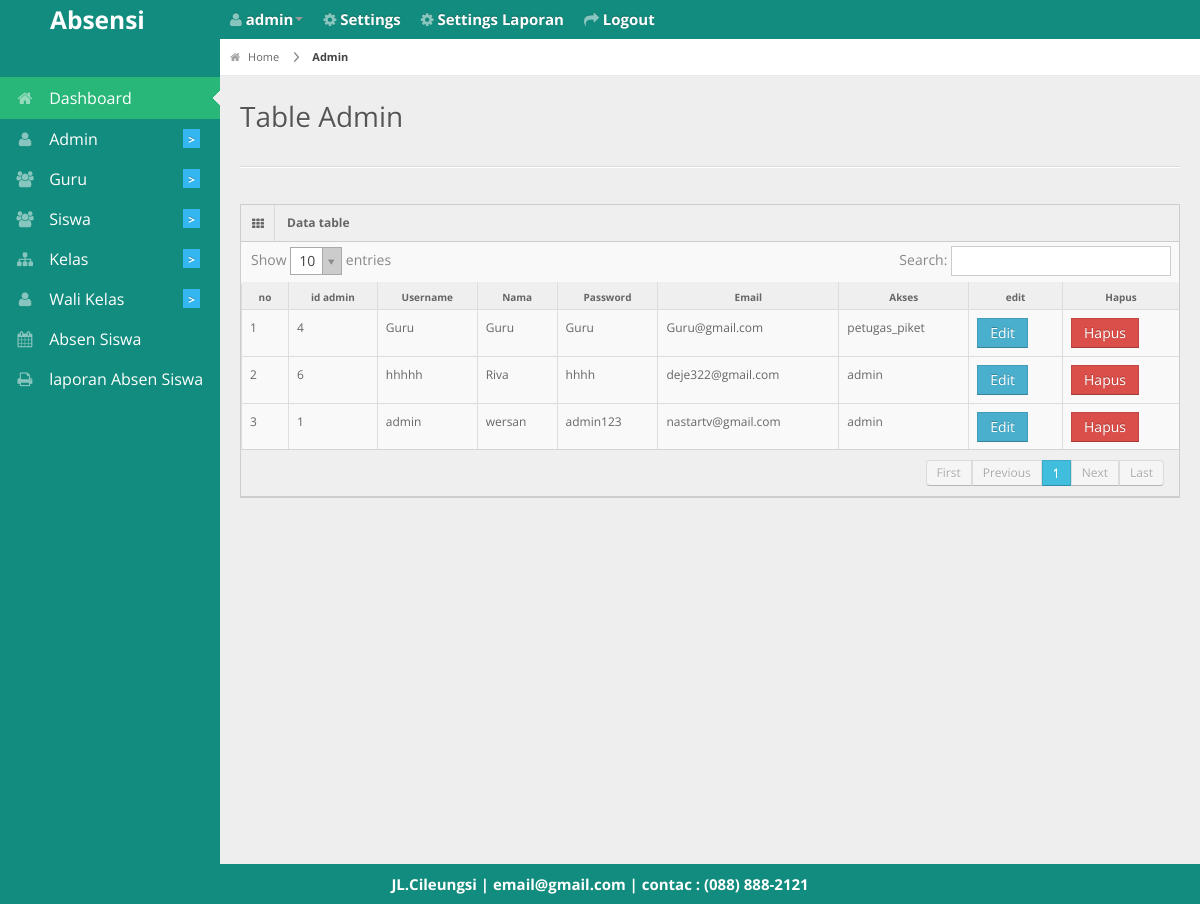
Page /admin/tableadmin.php (signed in) on the committed database.
### tables this page shows
CREATE TABLE `user` (
  `id_user` int(11) NOT NULL,
  `username` varchar(15) NOT NULL,
  `password` varchar(15) NOT NULL,
  `nama` varchar(30) NOT NULL,
  `email` varchar(50) NOT NULL,
  `akses` varchar(15) NOT NULL
);

CREATE TABLE `biodata` (
  `id_biodata` int(11) NOT NULL,
  `nama_sekolah` varchar(255) NOT NULL,
  `alamat` varchar(255) NOT NULL,
  `photo` varchar(255) NOT NULL,
  `email` varchar(255) NOT NULL,
  `telepon` varchar(20) NOT NULL,
  `kota` varchar(50) NOT NULL
);

### admin/tableadmin.php (the view, shortened to what this page needs)
<?php
 include '../db/koneksi.php';
 include '../layout/header.php'; ?>
<div id="content">
  <div id="content-header">
    <div id="breadcrumb"> <a href="http://localhost/Tugas_Absen_siswa/<?php echo $_SESSION['akses']; ?>/" title="Go to Home" class="tip-bottom"><i class="icon-home"></i> Home</a>
      <a href="http://localhost/Tugas_Absen_siswa/admin/admin" class="current">Admin</a> </div>
    <h1>Table Admin</h1>
  </div>
  <div class="container-fluid">
    <hr>
    <div class="row-fluid">
      <div class="span12">
        <div class="widget-box">
          <div class="widget-title"> <span class="icon"><i class="icon-th"></i></span>
            <h5>Data table</h5>
          </div>
          <div class="widget-content nopadding">
            <table class="table table-bordered data-table">
              <thead>
                <tr>
                  <th>no</th>
                  <th>id admin</th>
                  <th>Username</th>
                  <th>Nama</th>
                  <th>Password</th>
                  <th>Email</th>
                  <th>Akses</th>
                  <th>edit</th>
                  <th>Hapus</th>
              </tr>
              </thead>
              <tbody>
                <?php
                $query_tampil=mysqli_query($konek,"select * from user ORDER BY nama");
                $no=1; while ($data=mysqli_fetch_array($query_tampil)) {
                 ?>
                <tr class="gradeX">
                  <td><?php echo $no; ?></td>
                  <td><?php echo $data['id_user']; ?></td>
                  <td><?php echo $data['username']; ?></td>
                  <td><?php echo $data['nama']?></td>
                  <td><?php echo $data['password']; ?></td>
                  <td><?php echo $data['email']; ?></td>
                  <td><?php echo $data['akses']; ?></td>
                  <td><a href="http://localhost/Tugas_Absen_siswa/admin/admin/edit/<?PHP echo $data['id_user']?>"class="btn btn-info">Edit</a></td>
                  <td><a href="http://localhost/Tugas_Absen_siswa/admin/admin/hapus/<?PHP echo $data['id_user']?>"class="btn btn-danger">Hapus</a></td>
                </tr>
                <?php $no++; } ?>
              </tbody>
            </table>
          </div>
        </div>
      </div>
    </div>
  </div>
</div>
<?php include '../layout/footer.php'; ?>

### layout/footer.php (shortened to what this page needs)
<div class="row-fluid">
  <div id="footer" class="span12"style="
    color: #fff;
    font-weight: bold;
    font-size: 15px;
">
     <?php echo "$header_photo[alamat] | $header_photo[email] | contac : $header_photo[telepon]"; ?> </div>
</div>
</body>
</html>

### css/matrix-style.css (style rules this page uses)
* { outline:none !important; -moz-outline: none !important; }
html, body { height:100% }
body { overflow-x: hidden; margin-top: -10px; font-family: 'Open Sans', sans-serif; font-size:12px; color:#666; }
a { color:#666; }
select, textarea, input[type="text"], input[type="password"], input[type="datetime"], input[type="datetime-local"], input[type="date"], input[type="month"], input[type="time"], input[type="week"], input[type="number"], input[type="email"], input[type="url"], input[type="search"], input[type="tel"], input[type="color"], .uneditable-input, .label, .dropdown-menu, .btn, .well, .progress, .table-bordered, .btn-group > .btn:first-child, .btn-group > .btn:last-child, .btn-group > .btn:last-child, .btn-group > .dropdown-toggle, .alert { border-radius:0px; }
.btn, textarea, input[type="text"], input[type="password"], input[type="datetime"], input[type="datetime-local"], input[type="date"], input[type="month"], input[type="time"], input[type="week"], input[type="number"], input[type="email"], input[type="url"], input[type="search"], input[type="tel"], input[type="color"], .uneditable-input { box-shadow:none; }
.progress, .progress-success .bar, .progress .bar-success, .progress-warning .bar, .progress .bar-warning, .progress-danger .bar, .progress .bar-danger, .progress-info .bar, .progress .bar-info, .btn, .btn-primary { background-image:none; }
#footer { padding:10px; text-align:center; }
hr { border-top-color:#dadada; }
#content { background: none repeat scroll 0 0 #eeeeee; margin-left: 220px; margin-right: 0; padding-bottom: 25px; position: relative; min-height:100%; width: auto; }
#content-header { position: abslute; width: 100%; margin-top: -38px; z-index: 20; }
#content-header h1 { color: #555555; font-size: 28px; font-weight: normal; float: none; text-shadow: 0 1px 0 #ffffff; margin-left: 20px; position: relative; }
#content-header h1, #content-header .btn-group { margin-top: 20px; }
#breadcrumb { background-color: #fff; border-bottom: 1px solid #e3ebed; }
#breadcrumb a { padding: 8px 20px 8px 10px; display: inline-block; background-image: url('../img/breadcrumb.png'); background-position: center right; background-repeat: no-repeat; font-size: 11px; color: #666666; }
#breadcrumb a:last-child { background-image:none; }
#breadcrumb a.current { font-weight: bold; color: #444444; }
#breadcrumb a i { margin-right: 5px; opacity: .6; }
.stat-boxes .peity_bar_good, .stat-boxes .peity_line_good, { color: #459D1C; }
.widget-box { background: none repeat scroll 0 0 #F9F9F9; border-left: 1px solid #CDCDCD; border-top: 1px solid #CDCDCD; border-right: 1px solid #CDCDCD; clear: both; margin-top: 16px; margin-bottom: 16px; position: relative; }
.widget-title, .modal-header, .table th, div.dataTables_wrapper .ui-widget-header { background:#efefef; border-bottom: 1px solid #CDCDCD; height: 36px; }
.widget-title span.icon { padding: 9px 10px 7px 11px; float: left; border-right:1px solid #dadada; }
.widget-title h5 { color: #666; float: left; font-size: 12px; font-weight: bold; padding: 12px; line-height: 12px; margin: 0; }
.widget-content { padding:15px; border-bottom: 1px solid #cdcdcd; }
.table th { height: auto; font-size: 10px; padding: 5px 10px 2px; border-bottom: 0; text-align: center; color: #666666; }
.nopadding { padding: 0 !important; }
.nopadding .table { margin-bottom: 0; }
.nopadding .table-bordered { border: 0; }

### css/matrix-media.css (style rules this page uses)
body { background: #128C7E; }

### rows in the picture
user: id_user "4", username "Guru", nama "Guru", password "Guru", email "Guru@gmail.com", akses "petugas_piket"
user: id_user "6", username "hhhhh", nama "Riva", password "hhhh", email "deje322@gmail.com", akses "admin"
user: id_user "1", username "admin", nama "wersan", password "admin123", email "nastartv@gmail.com", akses "admin"
biodata: alamat "JL.Cileungsi", email "email@gmail.com", telepon "(088) 888-2121"

### other values in the picture
$_SESSION['username'] "admin"
